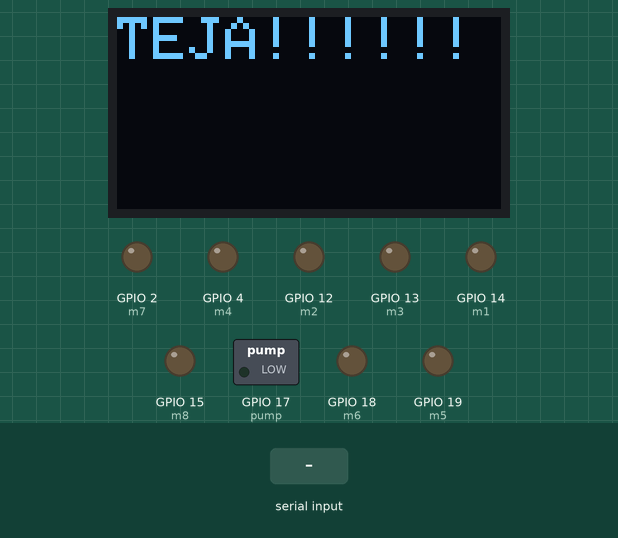
Recording of a sketch running on a simulated ESP32. Shown: 128×64 one-colour display, switched loads named in the sketch (green lamp = pin HIGH), output pins drawn as LEDs (lit = HIGH). The test bench sets the inputs (shaded band). Pins used as bus, display or sensor lines are not drawn; what the sketch prints to the serial monitor is not drawn.

Above: at 1.2 s.
1.3 s: "1\n" received over Serial
At 3.5 s:
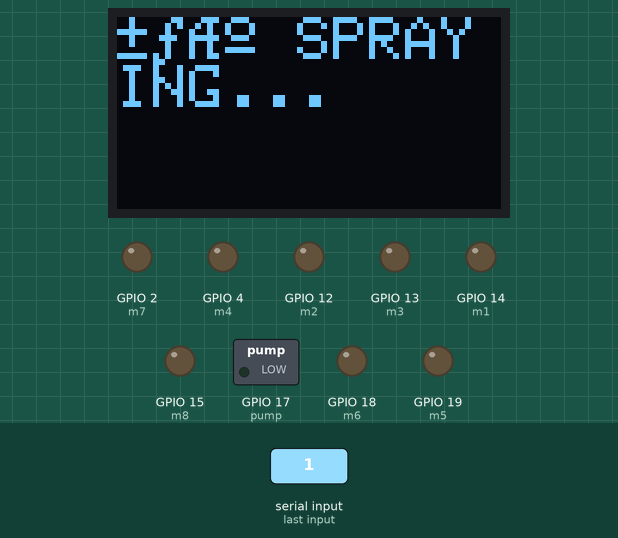
5.4 s: "4\n" received over Serial
At 7.3 s:
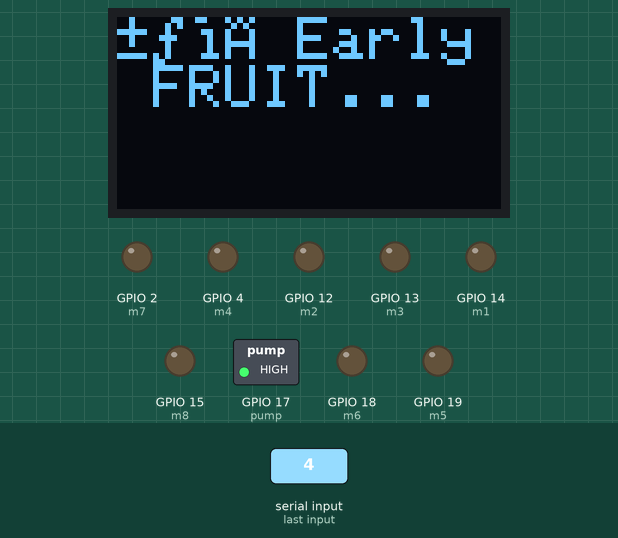
7.6 s: "0\n" received over Serial
At 9.5 s:
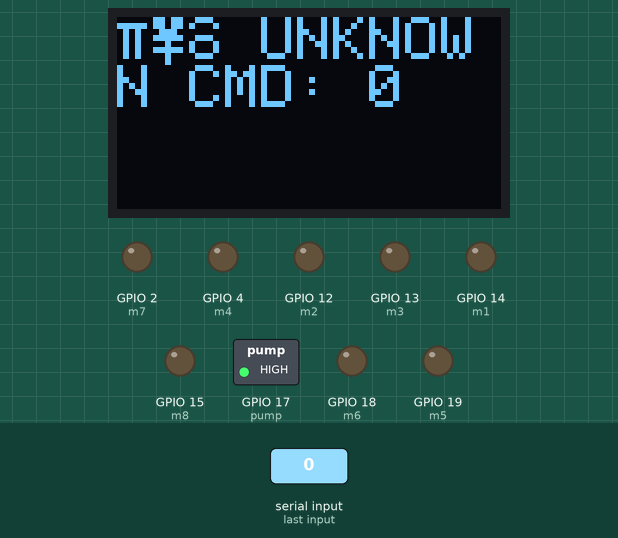
10.6 s: "5\n" received over Serial
At 18.6 s:
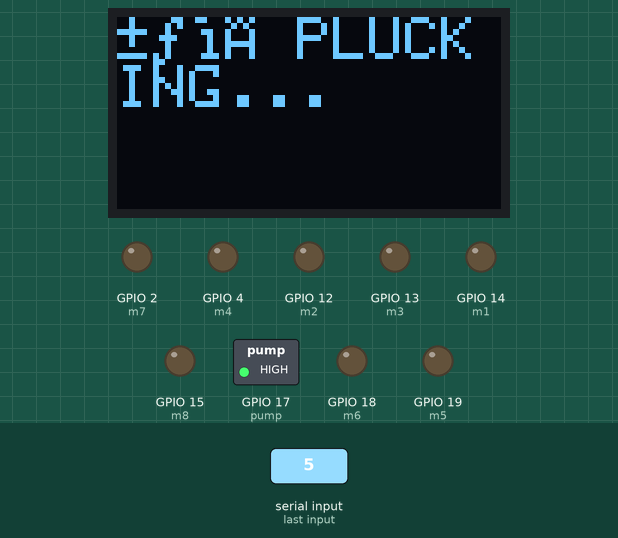
18.8 s: "2\n" received over Serial
At 21.3 s:
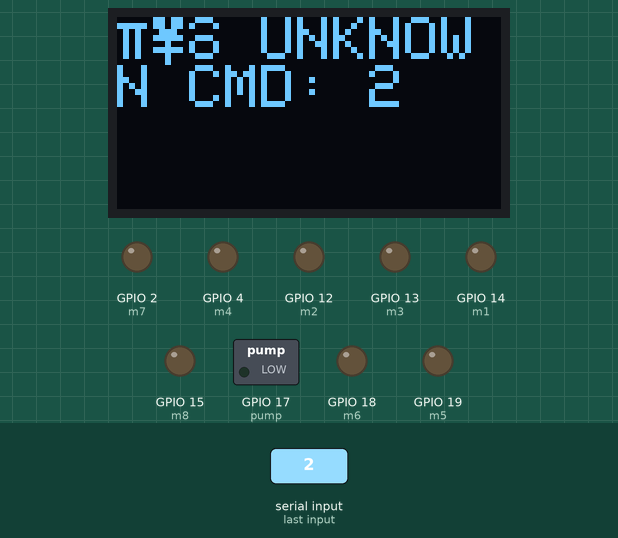
22.4 s: "5\n" received over Serial
At 24.0 s:
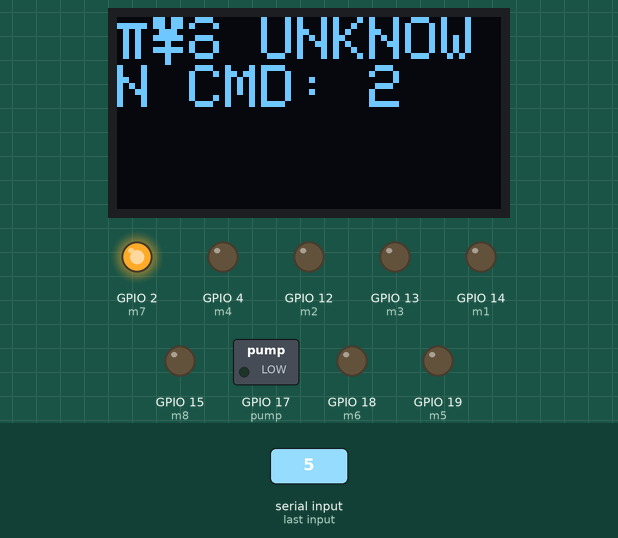
Timing chart, 0 to 29.1 s (numbered marks = the images above; inputs shaded):
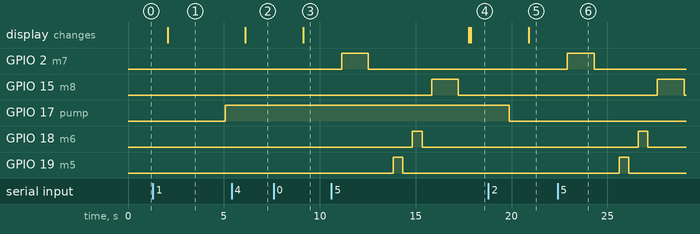

Measured:
- after the input at 1.3 s, GPIO 17 (pump): LOW → HIGH after 3.8 s; the display: changes after 0.78 s (image 1)
- after the input at 5.4 s, the display: changes after 0.71 s (image 2)
- after the input at 7.6 s, the display: changes after 1.5 s (image 3)
- after the input at 10.6 s, GPIO 2 (m7): LOW → HIGH after 0.53 s, → LOW 1.4 s later; GPIO 15 (m8): LOW → HIGH after 5.2 s, → LOW 1.4 s later; GPIO 18 (m6): LOW → HIGH after 4.2 s, → LOW 0.50 s later; GPIO 19 (m5): LOW → HIGH after 3.2 s, → LOW 0.50 s later; the display: first changes after 7.2 s (image 4 shows a later state)
- after the input at 18.8 s, the display: changes after 2.1 s (image 5)
- after the input at 22.4 s, GPIO 2 (m7): LOW → HIGH after 0.51 s, → LOW 1.4 s later; GPIO 15 (m8): LOW → HIGH after 5.2 s, → LOW 1.4 s later; GPIO 18 (m6): LOW → HIGH after 4.2 s, → LOW 0.50 s later; GPIO 19 (m5): LOW → HIGH after 3.2 s, → LOW 0.50 s later

The sketch:

Aurdino_Code.ino
```cpp
#include <Wire.h>
#include <Adafruit_GFX.h>
#include <Adafruit_SSD1306.h>

// OLED Setup
#define SCREEN_WIDTH 128
#define SCREEN_HEIGHT 64
#define OLED_ADDR 0x3C
Adafruit_SSD1306 display(SCREEN_WIDTH, SCREEN_HEIGHT, &Wire, -1);


String serialInput = "";
char lastCommand = '0';

// TCS230 Pin Mapping for ESP32 (Modified)
#define S0 32         // GPIO32
#define S1 33         // GPIO33
#define S2 25         // GPIO25
#define S3 26         // GPIO26
#define sensorOut 27  // GPIO27
#define m1 14
#define m2 12
#define m3 13
#define m4 4
#define m5 19
#define m6 18
#define m7 2
#define m8 15

#define pump 17
unsigned int redFreq = 0, greenFreq = 0, blueFreq = 0;

void setup() {
  Serial.begin(9600);
  if (!display.begin(SSD1306_SWITCHCAPVCC, 0x3C)) {
    Serial.println(F("OLED init failed!"));
    while (true); // Halt if OLED fails
  }
  // TCS230 Pins Configuration
  pinMode(S0, OUTPUT);
  pinMode(S1, OUTPUT);
  pinMode(S2, OUTPUT);
  pinMode(S3, OUTPUT);
  pinMode(sensorOut, INPUT);
  pinMode(m1, OUTPUT);
  pinMode(m2, OUTPUT);
  pinMode(m3, OUTPUT);
  pinMode(m4, OUTPUT);
  pinMode(m5, OUTPUT);
  pinMode(m6, OUTPUT);
  pinMode(m7, OUTPUT);
  pinMode(m8, OUTPUT);
  pinMode(pump, OUTPUT);
  // Set frequency scaling to 20%
  digitalWrite(S0, HIGH);
  digitalWrite(m1, LOW);
  digitalWrite(m2, LOW);
  digitalWrite(m3, LOW);
  digitalWrite(m4, LOW);
  digitalWrite(m5, LOW);
  digitalWrite(m6, LOW);
  digitalWrite(m7, LOW);
  digitalWrite(m8, LOW);
  // Initial OLED message
  display.clearDisplay();
  display.setTextSize(2);
  display.setTextColor(WHITE);
  display.setCursor(0, 0);
  display.println("TEJA!!!!!!");
  display.display();

  Serial.println("ESP8266 Ready 🚀");

}
void showOnOLED(String message) {
  display.clearDisplay();
  display.setTextSize(2);
  display.setCursor(0, 0);
  display.println(message);
  display.display();
}
unsigned int getColorFreq(uint8_t s2_val, uint8_t s3_val) {
  digitalWrite(S2, s2_val);
  digitalWrite(S3, s3_val);
  delay(50);
  unsigned long sum = 0;
  for (int i = 0; i < 10; i++) {
    sum += pulseIn(sensorOut, LOW);
  }
  return sum / 10;
}

String detectColor(unsigned int r, unsigned int g, unsigned int b) {
  float total = r + g + b;
  float rRatio = r / total;
  float gRatio = g / total;
  float bRatio = b / total;

  Serial.print("R%: ");
  Serial.print(rRatio * 100, 1);
  Serial.print(" G%: ");
  Serial.print(gRatio * 100, 1);
  Serial.print(" B%: ");
  Serial.println(bRatio * 100, 1);

  // 🍎 Pomegranate Detection
  if (rRatio > 0.55 && gRatio < 0.3 && bRatio < 0.3 && r < 50) {
    return "🍎 POMEGRANATE";
  } else if (gRatio > 0.5) {
    return "🌿 GREEN";
  } else if (bRatio > 0.5) {
    return "🔵 BLUE";
  } else if (rRatio > 0.45 && gRatio > 0.35) {
    return "🟠 ORANGE/BROWN";
  }

  return "🤷 UNKNOWN";
}

void loop() {

  if (Serial.available() > 0) {
    char received = Serial.read();

    if (received == '\n' || received == '\r') return;

    Serial.print("📩 Received: ");
    Serial.println(received);

    // Check for Pomegranate Color and Show on OLED
    if (received == '1') {
      digitalWrite(pump, LOW);
      showOnOLED("💧 SPRAYING...");
      digitalWrite(m1, LOW);
      digitalWrite(m3, LOW);
      digitalWrite(m2, LOW);
      digitalWrite(m4, LOW);
      delay(1000);
      delay(2000);  // Wait before detecting again
      digitalWrite(pump, HIGH);
    }
    else if (received  == '5') {
      digitalWrite(m7, HIGH);
      digitalWrite(m8, LOW);
      delay(1400);
      digitalWrite(m7, LOW);
      digitalWrite(m8, LOW);
      delay(1300);
      digitalWrite(m5, HIGH);
      digitalWrite(m6, LOW);
      delay(500);
      digitalWrite(m5, LOW);
      digitalWrite(m6, LOW);
      delay(500);
      digitalWrite(m5, LOW);
      digitalWrite(m6, HIGH);
      delay(500);
      digitalWrite(m5, LOW);
      digitalWrite(m6, LOW);
      delay(500);
      digitalWrite(m7, LOW);
      digitalWrite(m8, HIGH);
      delay(1400);
      digitalWrite(m7, LOW);
      digitalWrite(m8, LOW);
      delay(500);
      showOnOLED("🍎 detected...");
      delay(100);
      showOnOLED("🍎 PLUCKING...");
      delay(2000);  // Wait before detecting again
      digitalWrite(pump, LOW);
    }

    else if (received == '4') {
     showOnOLED("🍎 Early FRUIT...");
      delay(2000);  // Wait
    }
    else {
      showOnOLED("❓ UNKNOWN CMD: " + String(received));
    }
  }
  delay(1000);  // Delay before the next loop iteration
}
```
